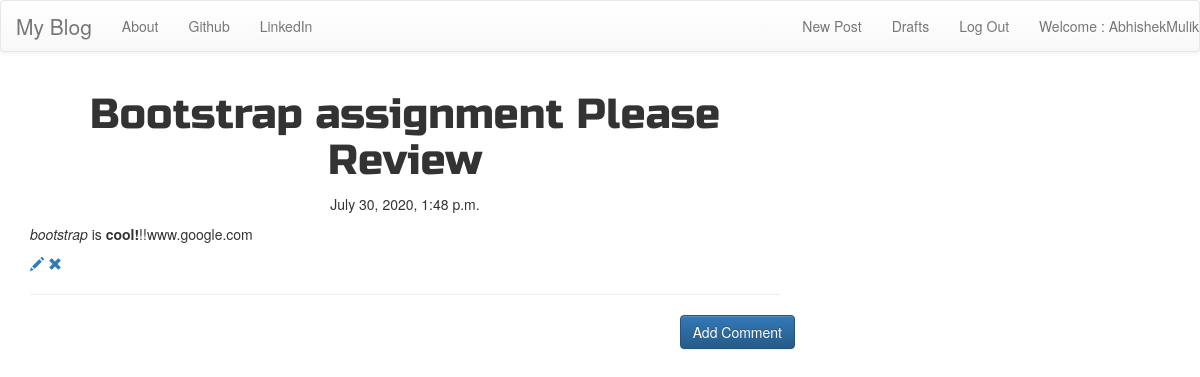
Screenshot of /post/4 (signed in) with the database file from the repository.
### blog/models.py (models this page shows, shortened)
class Post(models.Model):
    author=models.ForeignKey('auth.User',on_delete=models.CASCADE)
    title=models.CharField(max_length=200)
    text=models.TextField()
    created_date=models.DateTimeField(default=timezone.now)
    published_date=models.DateTimeField(blank=True,null=True)

### blog/views.py (the view)
# urls.py: url(r'^post/(?P<pk>\d+)$', views.PostDetailView.as_view(), name='post_detail'),
class PostDetailView(DetailView):
    model=Post

### blog/templates/blog/post_detail.html (shortened to what this page needs)
{% extends 'blog/base.html' %}
{% block content %}
<h1 class="posttitle loader">{{post.title}}</h1>
{% if post.published_date %}
    <div class="date postdate">
        {{post.published_date}}
    </div>
{% else %}
    <a class="btn btn-default" href="{% url 'post_published' pk=post.pk %}">Publish</a>
{% endif %}
<p class="postcontent">{{ post.text|safe|linebreaksbr}}</p>
{% if user.is_authenticated %}
  <a class="btn-btn-primary" href="{%url 'post_edit' pk=post.pk %}">
      <span class="glyphicon glyphicon-pencil"></span>
  </a>
  <a class="btn-btn-primary" href="{%url 'post_remove' pk=post.pk %}">
    <span class="glyphicon glyphicon-remove"></span>
   </a>
{%endif%}
<hr>
<a class="btn btn-primary btn-comment" href="{%url 'add_comment_to_post' pk=post.pk %}">Add Comment</a>
{% endblock %}

### blog/templates/blog/base.html (shortened to what this page needs)
<!DOCTYPE html>
{% load static %}
<html>
    <head>
        <link rel="stylesheet" href="https://maxcdn.bootstrapcdn.com/bootstrap/3.3.7/css/bootstrap.min.css">
        <link rel="stylesheet" href="https://maxcdn.bootstrapcdn.com/bootstrap/3.3.7/css/bootstrap-theme.min.css">
        <link rel="stylesheet" href="//cdn.jsdelivr.net/medium-editor/latest/css/medium-editor.min.css" type="text/css" media="screen" charset="utf-8">
        <link rel="stylesheet" href="{% static 'css/blog.css' %}">
    </head>
    <body class="loader">
        <nav class="navbar navbar-default technofont custom-navbar">
            <div class="conatiner">
               <ul class="nav navbar-nav">
                <li><a class='navbar-brand bigbrand' href="{% url 'post_list' %}">My Blog</a></li>
                <li><a href="{% url 'about' %}">About</a></li>
                <li><a href="https://www.github.com">Github</a></li>
                <li><a href="https://www.linkedin.com">LinkedIn</a></li>
               </ul>
               <ul class="nav navbar-nav navbar-right">
                   {% if user.is_authenticated %}
                   <li>
                       <a href="{% url 'post_new' %}">New Post</a>
                   </li>
                   <li>
                    <a href="{% url 'post_draft_list' %}">Drafts</a>
                    </li>
                    <li>
                        <a href="{% url 'logout' %}">Log Out</a>
                    </li>
                    <li>
                        <a>Welcome : {{user.username}}</a>
                    </li>
                    {% else %}
                    <li><a class='nav navbar-right' href="{% url 'login' %}" ><span class="glyphicon glyphicon-user"></span></a></li>
                    {% endif %}
               </ul>
            </div>
        </nav>
    <div class="content container">
        <div class="row">
            <div class="col-md-8">
                <div class="blog_posts">
                    {% block content %}
                    {% endblock %}
                </div>
            </div>
        </div>
    </div>
    </body>
</html>

### blog/static/css/blog.css (style rules this page uses)
.bigbrand { font-size: 1.5em; }
.postdate { text-align: center; }
.posttitle { font-family: 'Russo One',sans-serif; font-size: 3em; text-align: center; }
.btn-comment { position: absolute; right: 0px; }
.loader { filter:hue-rotate(0deg); color:linear-gradient(45deg,#0f8,#08f); animation:hue 10000ms infinite linear; }

### rows the page displays
Post: title "Bootstrap assignment Please Review", published_date "July 30, 2020, 1:48 p.m.", text "bootstrap is cool! !!www.google.com"

### other values shown
{{ user.username }} "AbhishekMulik"
